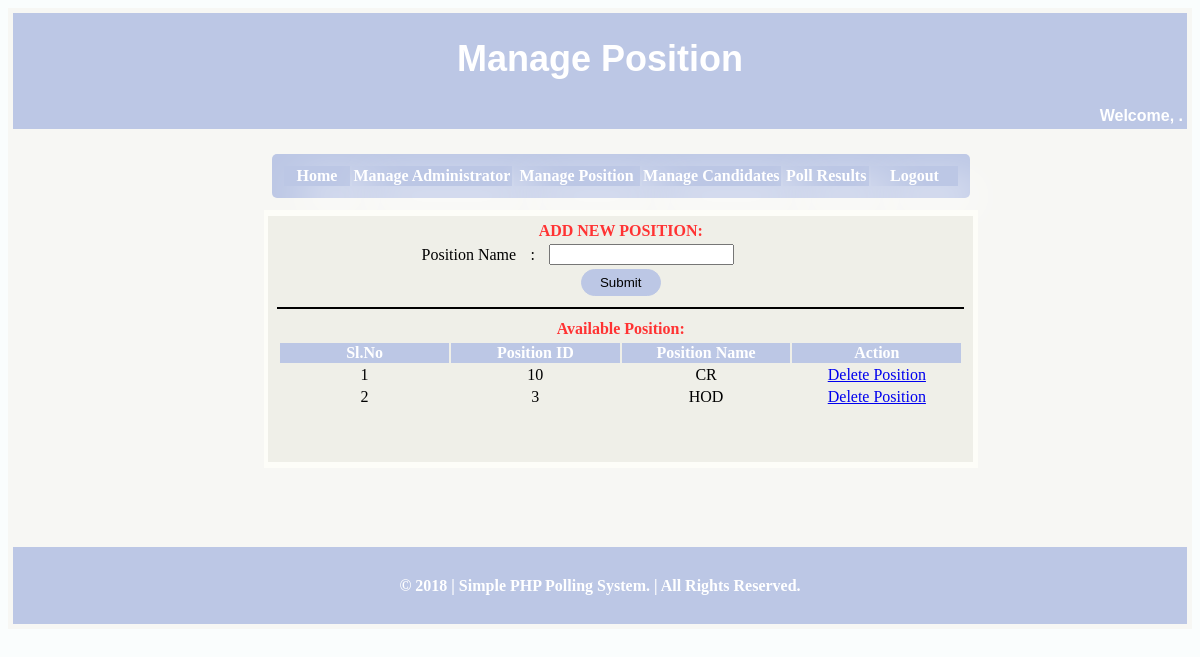
Page /manage_position.php on the committed database.
### tables this page shows
CREATE TABLE IF NOT EXISTS `tb_position` (
  `position_id` int(11) NOT NULL AUTO_INCREMENT,
  `position_name` varchar(255) NOT NULL,
  PRIMARY KEY (`position_id`)
);

### manage_position.php (the view, shortened to what this page needs)
<?php
$user='id15273222_niladri_voting';
$pass='Nilmoni@1994';
$db='id15273222_polling';
$db= new mysqli('localhost', $user, $pass, $db) or die("DANG!!...unable to connect!");
$fname1=$_SESSION['first_name'];
?>
<!DOCTYPE html PUBLIC "-//W3C//DTD XHTML 1.0 Transitional//EN" "http://www.w3.org/TR/xhtml1/DTD/xhtml1-transitional.dtd">
<html xmlns="http://www.w3.org/1999/xhtml">
<head>
</head>
<body bgcolor="#FAFDFD">
<form id="form1" name="form1" method="post" action="">
  <table width="100%" border="0" bgcolor="#F7F7F4">
    <tr>
      <td><table width="100%" height="584" border="0">
    <tr>
      <td height="75" colspan="3" align="center" bgcolor="#BCC7E5"><h1 class="style7"><span class="style1"><span class="style8"><font color="#FFFFFF">Manage Position </font></span></h1>
        <table width="25%" border="0" align="right">
          <tr>
            <td align="right" class="style6"><b>Welcome, <?php echo $fname1;?>.</b></td>
          </tr>
        </table></td>
    </tr>
    <tr>
      <td width="21%" height="412">&nbsp;</td>
      <td width="57%" align="center"><table width="108%" height="388" border="0">
        <tr>
          <td height="63" align="center"><table width="98%" border="0" class="box">
            <tr>
              <td width="10%" align="center" class="cell"><a href="admin_home.php"><strong>Home</strong></a></td>
              <td width="24%" align="center" class="cell"><a href="manage_admin.php"><strong>Manage Administrator</strong></a></td>
              <td width="19%" align="center" class="cell"><a href="manage_position.php"><strong>Manage Position</strong></a></td>
              <td width="21%" align="center" class="cell"><a href="manage_candidate.php"><strong>Manage Candidates</strong></a></td>
              <td width="13%" align="center" class="cell"><a href="admin_poll_result.php"><strong>Poll Results</strong></a></td>
              <td width="13%" align="center" class="cell"><a href="logout.php"><strong>Logout</strong></a> </td>
            </tr>
          </table></td>
        </tr>
        <tr>
          <td height="256" align="center" bordercolor="#00CCFF" bgcolor="#FDFDF8"><table width="99%" height="245" border="0" bgcolor="#EFEFE8">
            <tr>
              <td align="center" valign="top"><table width="98%" border="0">
                <tr>
                  <td colspan="3" align="center"><strong><font color="#FF3333">ADD NEW POSITION:</font></strong> </td>
                  </tr>
                <tr>
                  <td width="35%" align="right">Position Name </td>
                  <td width="4%" align="center">:</td>
                  <td width="61%" align="left"><input name="position" type="text" id="position" required/></td>
                </tr>
                <tr>
                  <td colspan="3" align="center"><input type="submit" name="Submit" value="Submit" class="box2" /></td>
                  </tr>
              </table>
			  <hr color="#000000" width="98%" />
			  <table width="98%" border="0">
			  <tr>
                    <td colspan="3" align="center"><strong><font color="#FF3333">Available Position:</font></strong> </td>
                    </tr>
			  </table>
						  <?php
				$fsql = "select * from tb_position";
				$frec = mysqli_query($db,$fsql);
				$fnum = mysqli_num_rows($frec);
				if($fnum > 0)
				{
				?>
                <table width="98%" border="0">
                  <tr>
				    <td width="25%" align="center" bgcolor="#BCC7E5"><font color="#FFFFFF"><strong>Sl.No</strong></font> </td>
                    <td width="25%" align="center" bgcolor="#BCC7E5"><font color="#FFFFFF"><strong>Position ID</strong></font> </td>
                    <td width="25%" align="center" bgcolor="#BCC7E5"><font color="#FFFFFF"><strong>Position Name </strong></font></td>
                    <td width="25%" align="center" bgcolor="#BCC7E5"><font color="#FFFFFF"><strong>Action</strong></font></td>
                  </tr>
				  <?php
				  $i = 1;
				  while($fres = mysqli_fetch_assoc($frec))
				  {
				  ?>
                  <tr>
				  <td align="center"><?php echo $i;?></td>
                  <td align="center"><?php echo $fres['position_id'];?></td>
                  <td align="center"><?php echo $fres['position_name'];?></td>
                  <td align="center"><a href="#" onclick="conf('manage_position.php?D=<?php echo $fres['position_id'];?>')">Delete Position</a></td>
                  </tr>
				  <?php
				  $i++;
				  }
				  ?>
                </table>
				<?php
				  }
				?>
                <p>&nbsp;</p></td>
            </tr>
          </table></td>
        </tr>
        <tr>
          <td height="61" align="center">&nbsp;</td>
        </tr>
      </table></td>
      <td width="22%"></td>
    </tr>
    <tr>
      <td height="75" colspan="3" align="center" bgcolor="#BCC7E5"><font color="#FFFFFF"><strong>&copy;&nbsp;2018 | Simple PHP Polling System. | All Rights Reserved.</strong></font> </td>
    </tr>
  </table>
</td>
    </tr>
  </table>
</form>
</body>
</html>

### manage_position.php (style rules this page uses)
.box { width: 98%; padding: 10px; border-radius:5px; background:#BCC7E5; text-decoration:none; }
.box a:link { color:#FFFFFF; text-decoration:none; }
.cell { box-shadow: 20px 20px 20px; color:#FFFFFF; box-shadow: 20px 20px 45px; }
.style6 { font-family: Arial; color:#FFFFFF; }
.style7 { font-size: 36px }
.style8 { font-family: Arial }

### rows in the picture
tb_position: position_id "10", position_name "CR"
tb_position: position_id "3", position_name "HOD"
